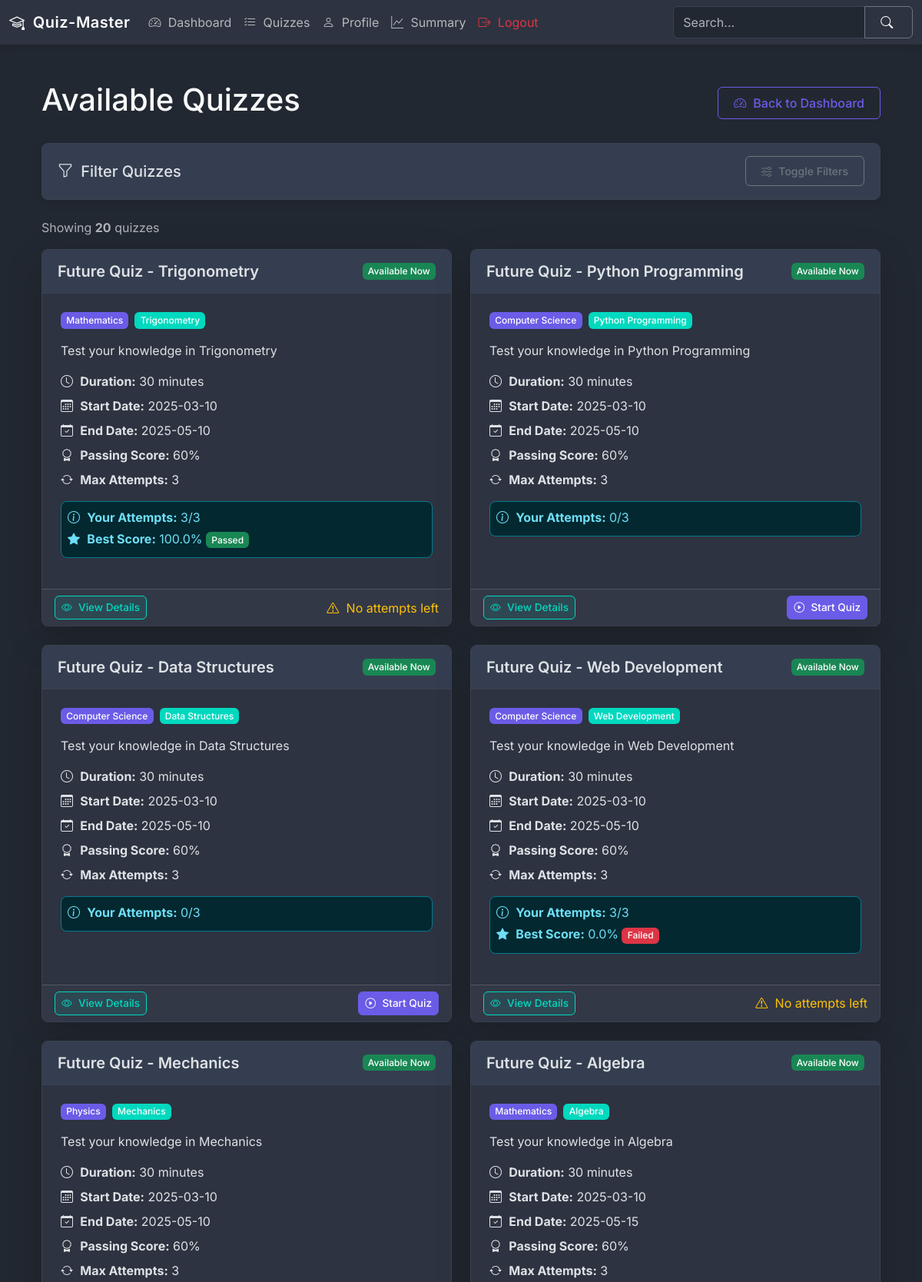
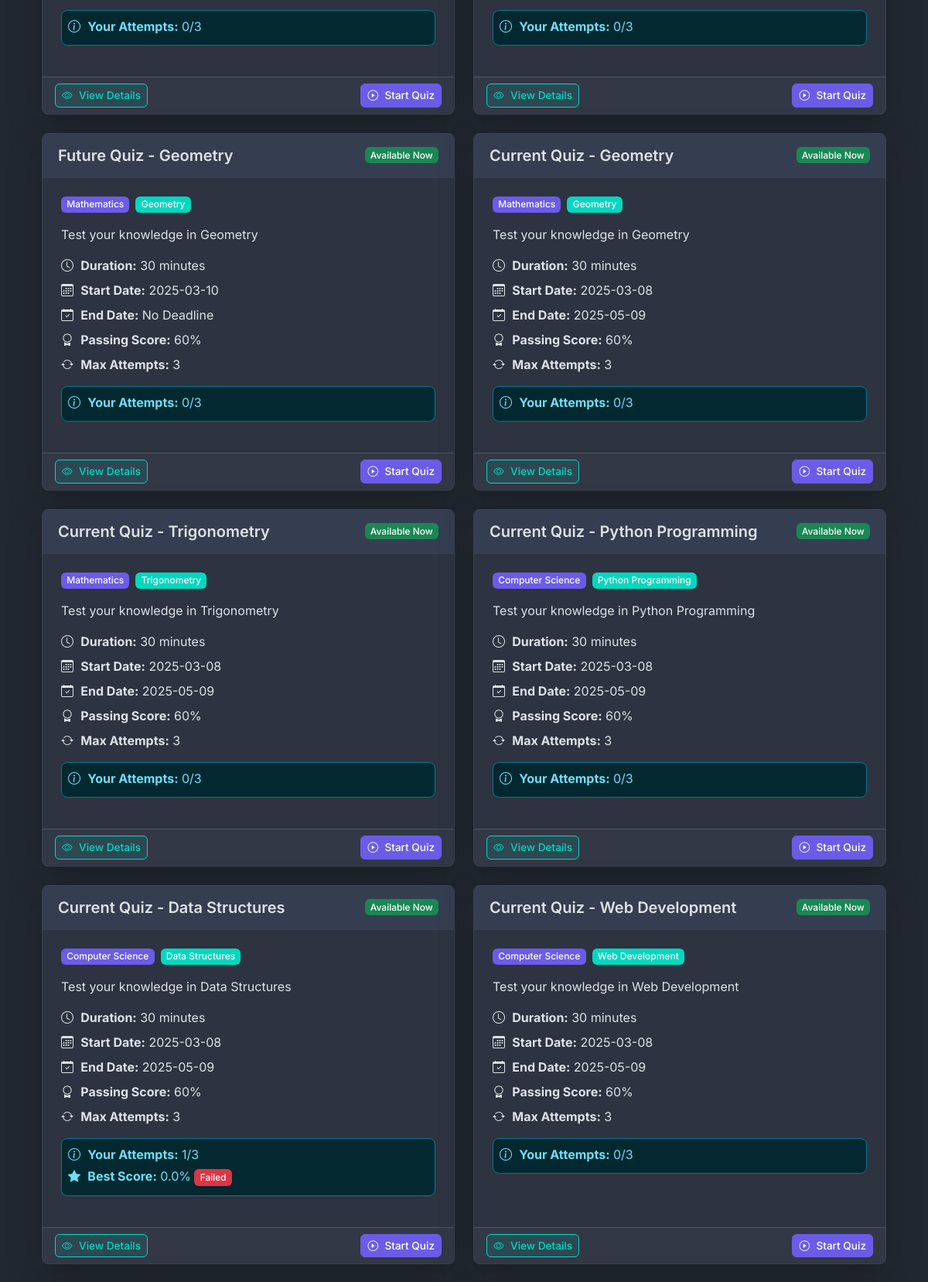
Page /quizzes (signed in, upper part) on the committed database (2 pictures, top to bottom).
### models.py (models this page shows)
class Quiz(db.Model):
    id = db.Column(db.Integer, primary_key=True)
    name = db.Column(db.String(100), nullable=False)
    description = db.Column(db.Text)
    start_date = db.Column(db.DateTime(timezone=True), nullable=False)  # Explicitly set timezone=True
    end_date = db.Column(db.DateTime(timezone=True))  # Explicitly set timezone=True
    time_duration = db.Column(db.Integer, nullable=False)  # in minutes
    passing_score = db.Column(db.Integer, nullable=False)
    max_attempts = db.Column(db.Integer, default=3)
    chapter_id = db.Column(db.Integer, db.ForeignKey('chapter.id'), nullable=False)
    is_active = db.Column(db.Boolean, default=False)
    created_at = db.Column(db.DateTime(timezone=True), default=datetime.now(timezone.utc))
    updated_at = db.Column(db.DateTime(timezone=True), onupdate=datetime.now(timezone.utc))
    questions = db.relationship('Question', backref='quiz', lazy=True)
    attempts = db.relationship('QuizAttempt', backref='quiz', lazy=True)
    scores = db.relationship('Score', backref='quiz', lazy=True)

class Subject(db.Model):
    id = db.Column(db.Integer, primary_key=True)
    name = db.Column(db.String(50), unique=True, nullable=False, index=True)
    description = db.Column(db.Text)
    created_at = db.Column(db.DateTime, default=datetime.now(timezone.utc))
    updated_at = db.Column(db.DateTime, default=datetime.now(timezone.utc), onupdate=datetime.now(timezone.utc))
    chapters = db.relationship('Chapter', backref='subject', lazy=True)

class Chapter(db.Model):
    id = db.Column(db.Integer, primary_key=True)
    name = db.Column(db.String(50), nullable=False)
    description = db.Column(db.Text)
    subject_id = db.Column(db.Integer, db.ForeignKey('subject.id'), nullable=False, index=True)
    created_at = db.Column(db.DateTime, default=datetime.now(timezone.utc))
    updated_at = db.Column(db.DateTime, default=datetime.now(timezone.utc), onupdate=datetime.now(timezone.utc))
    quizzes = db.relationship('Quiz', backref='chapter', lazy=True)

### routes/user_routes.py (the view, shortened to what this page needs)
@app.route('/quizzes')
@login_required
def user_quizzes():
    subject_id = request.args.get('subject_id')
    chapter_id = request.args.get('chapter_id')
    date_filter = request.args.get('date')
    duration_filter = request.args.get('duration')
    sort_by = request.args.get('sort_by', 'date_desc')
    now = datetime.now(timezone.utc)
    query = Quiz.query.filter(Quiz.is_active == True)
    if subject_id and subject_id != '':
        try:
            subject_id = int(subject_id)
            chapters = Chapter.query.filter_by(subject_id=subject_id).all()
            chapter_ids = [chapter.id for chapter in chapters]
            if chapter_ids:  # Only apply filter if there are chapters
                query = query.filter(Quiz.chapter_id.in_(chapter_ids))
                selected_subject = Subject.query.get(subject_id)
                app.logger.info(f"Filtering by subject_id {subject_id}, chapter_ids: {chapter_ids}")
            else:
                selected_subject = Subject.query.get(subject_id)
                quizzes = []
                return render_template('user/user_quiz_list.html',
                                    quizzes=[],
                                    subjects=Subject.query.all(),
                                    chapters=[],
                                    selected_subject=selected_subject,
                                    selected_chapter=None,
                                    datetime=datetime,
                                    timezone=timezone,
                                    now=now)
        except (ValueError, TypeError):
            app.logger.warning(f"Invalid subject_id: {subject_id}")
            selected_subject = None
    else:
        selected_subject = None
    if chapter_id and chapter_id != '':
        try:
            chapter_id = int(chapter_id)
            chapter = Chapter.query.get(chapter_id)
            if chapter:
                query = query.filter(Quiz.chapter_id == chapter_id)
                selected_chapter = chapter
                app.logger.info(f"Filtering by chapter_id {chapter_id}")
                if Quiz.query.filter_by(chapter_id=chapter_id).count() == 0:
                    selected_subject = Subject.query.get(chapter.subject_id) if chapter else None
                    subjects = Subject.query.all()
                    chapters = Chapter.query.filter_by(subject_id=selected_subject.id).all() if selected_subject else []
                    return render_template('user/user_quiz_list.html',
                                        quizzes=[],
                                        subjects=subjects,
                                        chapters=chapters,
                                        selected_subject=selected_subject,
                                        selected_chapter=selected_chapter,
                                        datetime=datetime,
                                        timezone=timezone,
                                        now=now)
            else:
                selected_chapter = None
        except (ValueError, TypeError):
            app.logger.warning(f"Invalid chapter_id: {chapter_id}")
            selected_chapter = None
    else:
        selected_chapter = None
    if sort_by == 'date_desc':
        query = query.order_by(Quiz.start_date.desc())
    elif sort_by == 'date_asc':
        query = query.order_by(Quiz.start_date.asc())
    elif sort_by == 'name_asc':
        query = query.order_by(Quiz.name.asc())
    elif sort_by == 'name_desc':
        query = query.order_by(Quiz.name.desc())
    elif sort_by == 'duration_asc':
        query = query.order_by(Quiz.time_duration.asc())
    elif sort_by == 'duration_desc':
        query = query.order_by(Quiz.time_duration.desc())
    quizzes = query.all()
    app.logger.info(f"Query returned {len(quizzes)} quizzes")
    for quiz in quizzes:
        if quiz.start_date and quiz.start_date.tzinfo is None:
            db.session.query(Quiz).filter_by(id=quiz.id).update({
                'start_date': quiz.start_date.replace(tzinfo=timezone.utc)
            })
        if quiz.end_date and quiz.end_date.tzinfo is None:
            db.session.query(Quiz).filter_by(id=quiz.id).update({
                'end_date': quiz.end_date.replace(tzinfo=timezone.utc)
            })
    if quizzes and (any(quiz.start_date.tzinfo is None for quiz in quizzes if quiz.start_date) or
       any(quiz.end_date.tzinfo is None for quiz in quizzes if quiz.end_date)):
        db.session.commit()
        quizzes = query.all()  # Refresh the quiz objects
    subjects = Subject.query.all()
    if selected_subject:
        chapters = Chapter.query.filter_by(subject_id=selected_subject.id).all()
    else:
        chapters = []
    user_id = session.get('user_id')
    user_attempts = {}
    for quiz in quizzes:
        attempts = QuizAttempt.query.filter_by(user_id=user_id, quiz_id=quiz.id).count()
        best_score = db.session.query(db.func.max(Score.total_scored))\
                    .filter_by(user_id=user_id, quiz_id=quiz.id).scalar()
        user_attempts[quiz.id] = {
            'count': attempts,
            'best_score': best_score
        }
    return render_template('user/user_quiz_list.html',
                         quizzes=quizzes,
                         subjects=subjects,
                         chapters=chapters,
                         selected_subject=selected_subject,
                         selected_chapter=selected_chapter,
                         datetime=datetime,
                         timezone=timezone,
                         user_attempts=user_attempts,
                         now=now)

### templates/user/user_quiz_list.html (shortened to what this page needs)
{% extends "base.html" %}
{% block content %}
<div class="container py-4">
    <div class="d-flex justify-content-between align-items-center mb-4">
        <h1>Available Quizzes</h1>
        <a href="{{ url_for('dashboard') }}" class="btn btn-outline-primary">
            <i class="bi bi-speedometer2"></i> Back to Dashboard
        </a>
    </div>
    <div class="card mb-4">
        <div class="card-header">
            <div class="d-flex justify-content-between align-items-center">
                <h5 class="mb-0"><i class="bi bi-funnel"></i> Filter Quizzes</h5>
                <button class="btn btn-sm btn-outline-secondary" type="button" data-bs-toggle="collapse"
                        data-bs-target="#filterCollapse" aria-expanded="false" aria-controls="filterCollapse">
                    <i class="bi bi-sliders"></i> Toggle Filters
                </button>
            </div>
        </div>
    </div>
    <div class="d-flex justify-content-between align-items-center mb-3">
        <p class="text-muted mb-0">Showing <span class="fw-bold">{{ quizzes|length }}</span> quizzes</p>
    </div>
    <div class="row g-4">
        {% for quiz in quizzes %}
        <div class="col-md-6">
            <div class="card h-100 shadow-lg">
                <div class="card-header d-flex justify-content-between align-items-center">
                    <h3 class="card-title mb-0 fs-5">{{ quiz.name }}</h3>
                    {% if now >= quiz.start_date %}
                        {% if quiz.end_date and now > quiz.end_date %}
                            <span class="badge bg-danger">Expired</span>
                        {% else %}
                            <span class="badge bg-success">Available Now</span>
                        {% endif %}
                    {% else %}
                        <span class="badge bg-warning text-dark">Coming soon</span>
                    {% endif %}
                </div>
                <div class="card-body">
                    <div class="d-flex align-items-center mb-3">
                        {% if quiz.chapter and quiz.chapter.subject %}
                        <span class="badge me-2" style="background-color: var(--primary-color);">
                            {{ quiz.chapter.subject.name }}
                        </span>
                        <span class="badge" style="background-color: var(--secondary-color);">
                            {{ quiz.chapter.name }}
                        </span>
                        {% elif quiz.chapter %}
                        <span class="badge" style="background-color: var(--secondary-color);">
                            {{ quiz.chapter.name }}
                        </span>
                        {% else %}
                        <span class="badge bg-danger">No Chapter Assigned</span>
                        {% endif %}
                    </div>
                    <p>{{ quiz.description }}</p>
                    <div class="mb-3">
                        <p class="mb-2">
                            <i class="bi bi-clock"></i>
                            <strong>Duration:</strong> {{ quiz.time_duration }} minutes
                        </p>
                        <p class="mb-2">
                            <i class="bi bi-calendar3"></i>
                            <strong>Start Date:</strong> {{ quiz.start_date.strftime('%Y-%m-%d') }}
                        </p>
                        <p class="mb-2">
                            <i class="bi bi-calendar-check"></i>
                            <strong>End Date:</strong> {{ quiz.end_date.strftime('%Y-%m-%d') if quiz.end_date else 'No Deadline' }}
                        </p>
                        <p class="mb-2">
                            <i class="bi bi-award"></i>
                            <strong>Passing Score:</strong> {{ quiz.passing_score }}%
                        </p>
                        <p class="mb-2">
                            <i class="bi bi-arrow-repeat"></i>
                            <strong>Max Attempts:</strong> {{ quiz.max_attempts }}
                        </p>
                        {% if quiz.id in user_attempts %}
                            {% set attempt_info = user_attempts[quiz.id] %}
                            <div class="alert alert-info p-2 mt-3 mb-0">
                                <p class="mb-1">
                                    <i class="bi bi-info-circle"></i>
                                    <strong>Your Attempts:</strong> {{ attempt_info.count }}/{{ quiz.max_attempts }}
                                </p>
                                {% if attempt_info.best_score is not none %}
                                <p class="mb-1">
                                    <i class="bi bi-star-fill"></i>
                                    <strong>Best Score:</strong> {{ "%.1f"|format(attempt_info.best_score) }}%
                                    {% if attempt_info.best_score >= quiz.passing_score %}
                                        <span class="badge bg-success">Passed</span>
                                    {% else %}
                                        <span class="badge bg-danger">Failed</span>
                                    {% endif %}
                                </p>
                                {% endif %}
                            </div>
                        {% endif %}
                    </div>
                </div>
                <div class="card-footer d-flex justify-content-between align-items-center">
                    <a href="{{ url_for('view_quiz', quiz_id=quiz.id) }}" class="btn btn-sm action-btn action-btn-add">
                        <i class="bi bi-eye"></i> View Details
                    </a>
                    {% if now >= quiz.start_date %}
                        {% if quiz.end_date and now > quiz.end_date %}
                            <span class="text-danger"><i class="bi bi-exclamation-circle"></i> Expired</span>
                        {% else %}
                            {% set user_attempt_count = user_attempts[quiz.id].count if quiz.id in user_attempts else 0 %}
                            {% if user_attempt_count < quiz.max_attempts %}
                                <form method="POST" action="{{ url_for('start_quiz', quiz_id=quiz.id) }}">
                                    <button type="submit" class="btn btn-primary action-btn">
                                        <i class="bi bi-play-circle"></i> Start Quiz
                                    </button>
                                </form>
                            {% else %}
                                <span class="text-warning"><i class="bi bi-exclamation-triangle"></i> No attempts left</span>
                            {% endif %}
                        {% endif %}
                    {% else %}
                        <span class="text-warning"><i class="bi bi-clock"></i> Starts on {{ quiz.start_date.strftime('%d %b, %Y') }}</span>
                    {% endif %}
                </div>
            </div>
        </div>
        {% endfor %}
    </div>
</div>
{% endblock %}

### rows in the picture
Quiz: name "Future Quiz - Trigonometry", shows "Available Now", chapter.subject.name "Mathematics", chapter.name "Trigonometry", description "Test your knowledge in Trigonometry", time_duration "30", start_date "2025-03-10", end_date "2025-05-10", passing_score "60", max_attempts "3", count "3", best_score "100.0", shows "Passed", shows "No attempts left"
Quiz: name "Future Quiz - Python Programming", shows "Available Now", chapter.subject.name "Computer Science", chapter.name "Python Programming", description "Test your knowledge in Python Programming", time_duration "30", start_date "2025-03-10", end_date "2025-05-10", passing_score "60", max_attempts "3", count "0"
Quiz: name "Future Quiz - Data Structures", shows "Available Now", chapter.subject.name "Computer Science", chapter.name "Data Structures", description "Test your knowledge in Data Structures", time_duration "30", start_date "2025-03-10", end_date "2025-05-10", passing_score "60", max_attempts "3", count "0"
Quiz: name "Future Quiz - Web Development", shows "Available Now", chapter.subject.name "Computer Science", chapter.name "Web Development", description "Test your knowledge in Web Development", time_duration "30", start_date "2025-03-10", end_date "2025-05-10", passing_score "60", max_attempts "3", count "3", best_score "0.0", shows "Failed", shows "No attempts left"
Quiz: name "Future Quiz - Mechanics", shows "Available Now", chapter.subject.name "Physics", chapter.name "Mechanics", description "Test your knowledge in Mechanics", time_duration "30", start_date "2025-03-10", end_date "2025-05-10", passing_score "60", max_attempts "3", count "0"
Quiz: name "Future Quiz - Algebra", shows "Available Now", chapter.subject.name "Mathematics", chapter.name "Algebra", description "Test your knowledge in Algebra", time_duration "30", start_date "2025-03-10", end_date "2025-05-15", passing_score "60", max_attempts "3", count "0"
Quiz: name "Future Quiz - Geometry", shows "Available Now", chapter.subject.name "Mathematics", chapter.name "Geometry", description "Test your knowledge in Geometry", time_duration "30", start_date "2025-03-10", end_date "No Deadline", passing_score "60", max_attempts "3", count "0"
Quiz: name "Current Quiz - Geometry", shows "Available Now", chapter.subject.name "Mathematics", chapter.name "Geometry", description "Test your knowledge in Geometry", time_duration "30", start_date "2025-03-08", end_date "2025-05-09", passing_score "60", max_attempts "3", count "0"
Quiz: name "Current Quiz - Trigonometry", shows "Available Now", chapter.subject.name "Mathematics", chapter.name "Trigonometry", description "Test your knowledge in Trigonometry", time_duration "30", start_date "2025-03-08", end_date "2025-05-09", passing_score "60", max_attempts "3", count "0"
Quiz: name "Current Quiz - Python Programming", shows "Available Now", chapter.subject.name "Computer Science", chapter.name "Python Programming", description "Test your knowledge in Python Programming", time_duration "30", start_date "2025-03-08", end_date "2025-05-09", passing_score "60", max_attempts "3", count "0"
Quiz: name "Current Quiz - Data Structures", shows "Available Now", chapter.subject.name "Computer Science", chapter.name "Data Structures", description "Test your knowledge in Data Structures", time_duration "30", start_date "2025-03-08", end_date "2025-05-09", passing_score "60", max_attempts "3", count "1", best_score "0.0", shows "Failed"
Quiz: name "Current Quiz - Web Development", shows "Available Now", chapter.subject.name "Computer Science", chapter.name "Web Development", description "Test your knowledge in Web Development", time_duration "30", start_date "2025-03-08", end_date "2025-05-09", passing_score "60", max_attempts "3", count "0"

### other values in the picture
{{ quizzes|length }} "20"
